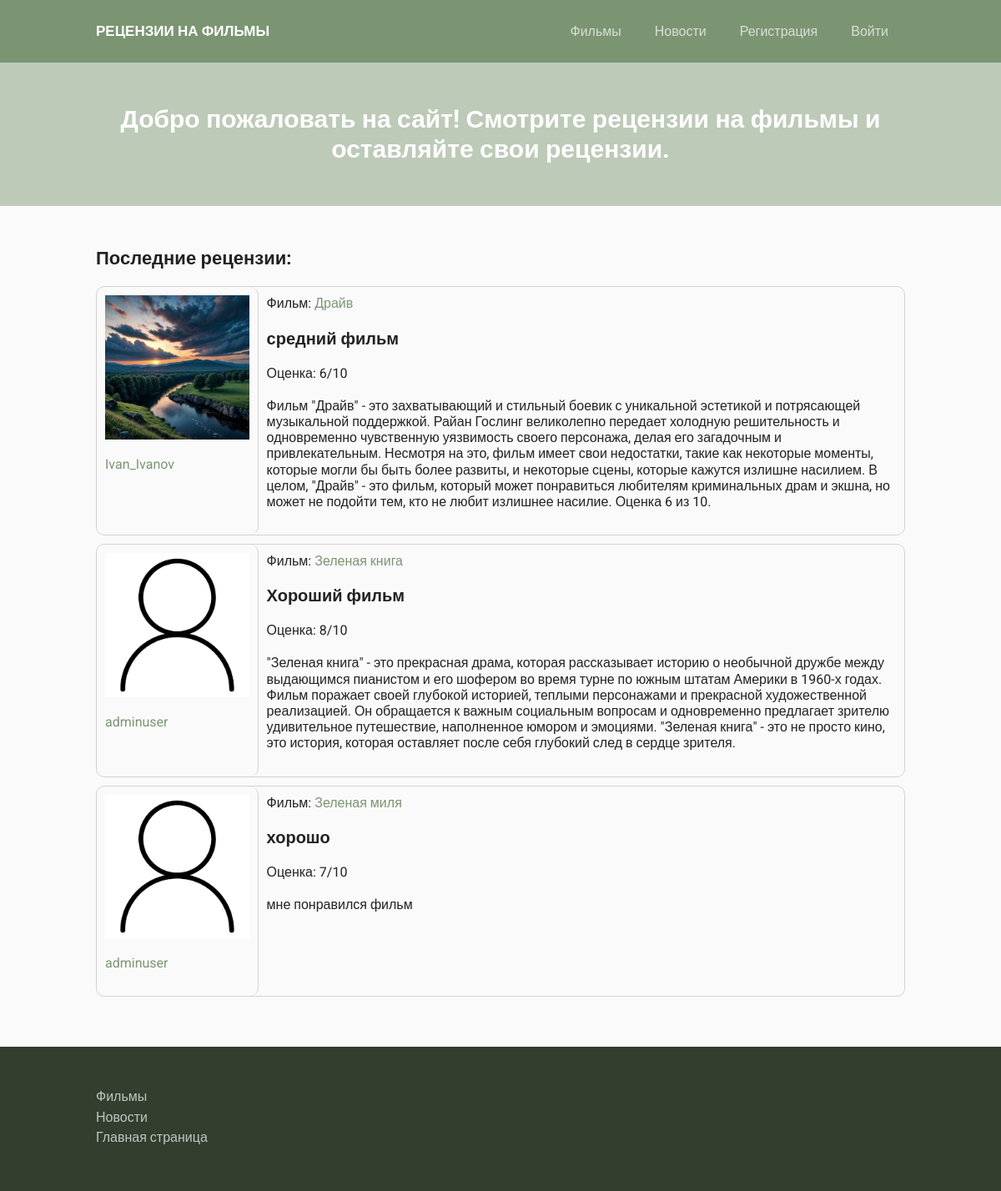
The page / on the database its author committed.
### movieapp/models.py (models this page shows, shortened)
class Profile(models.Model):
    user = models.OneToOneField(User, on_delete=models.CASCADE)
    avatar = models.ImageField(null=True, blank=True, upload_to="photos/%Y/%m/%d/")
    status = models.CharField(verbose_name="User status", null=True, blank=True, max_length=255)
    time_create=models.DateTimeField(auto_now_add=True)
    time_update=models.DateTimeField(auto_now=True)
    is_worker = models.BooleanField(default=False)
    class Meta:
        verbose_name = "Profile"
        verbose_name_plural = "Profiles"

class Review(models.Model):
    FILM_MARKS = [
        ('1', '1'),
        ('2', '2'),
        ('3', '3'),
        ('4', '4'),
        ('5', '5'),
        ('6', '6'),
        ('7', '7'),
        ('8', '8'),
        ('9', '9'),
        ('10', '10'),
    ]
    user = models.ForeignKey(User, on_delete=models.CASCADE)
    Review_title = models.CharField(max_length=255)
    Mark = models.CharField(max_length=2, choices=FILM_MARKS)
    Main_text = models.TextField()
    Moviee=models.ForeignKey(Film, on_delete=models.CASCADE)
    time_create = models.DateTimeField(auto_now_add=True)
    time_update = models.DateTimeField(auto_now=True)
    class Meta:
        verbose_name = "Review"
        verbose_name_plural = "Reviews"

class Film(models.Model):
    film_title = models.CharField(max_length=255)
    user = models.ForeignKey(User, on_delete=models.CASCADE)
    picture = models.ImageField(upload_to="photos/%Y/%m/%d/")
    Year = models.CharField(verbose_name="Production year", max_length=50)
    time_create = models.DateTimeField(auto_now_add=True)
    time_update = models.DateTimeField(auto_now=True)
    genre = models.CharField(max_length=255)
    actors = models.CharField(max_length=255)
    director = models.CharField(max_length=255)
    description = models.TextField()
    users_favorites = models.ManyToManyField(User, related_name = "users_favorites")
    users_viewed = models.ManyToManyField(User, related_name = "users_vieved")
    def __str__(self):
        return self.film_title
    class Meta:
        verbose_name = "Film"
        verbose_name_plural = "Films"

### movieapp/views.py (the view, shortened to what this page needs)
# urls.py: path('',index, name='home' ),
def index(request):
    reviews = Review.objects.all()
    users = User.objects.all()
    reviews_th = Review.objects.all().order_by('-pk')[:3]
    context = {
        'reviews': reviews_th,
        'users': users,
    }
    return render(request,'movieapp/index.html', context)

### movieapp/templates/movieapp/index.html (shortened to what this page needs)
{% extends 'movieapp/base.html' %}
    {% block welcomeblock %}
    <header class="header">
      <div class="container">
        <div class="content">
            {% if welcome %}
                <h1>{{welcome}} Добро пожаловать на сайт! Смотрите рецензии на фильмы и оставляйте свои рецензии.</h1>
            {% else %}
                <h1>Добро пожаловать на сайт! Смотрите рецензии на фильмы и оставляйте свои рецензии.</h1>
            {% endif %}
        </div>
      </div>
    </header>
    {% endblock welcomeblock %}
{% block content %}
<p style="margin-bottom: 20px; font-size: 22px; font-weight: bold">Последние рецензии:</p>
{% for r in reviews %}
    <div class = "review-container">
        <div class = "review-leftphoto">
            {% for u in users %}
                {% if u.id == r.user_id %}
                    {% if u.profile.avatar %}
                        <p style="margin-bottom: 20px"><img class = "imagereview" src="{{u.profile.avatar.url}}"></p>
                    {%else%}
                        <p style="margin-bottom: 20px"><img class = "imagereview" src="https://iupac.org/wp-content/uploads/2018/05/default-avatar.png"></p>
                    {% endif %}
                    <p style="word-wrap: break-word; margin-bottom: 20px"><a class="button_href" href="{% url 'show_profile' u.id %}">{{u.username}}</a></p>
                {% endif %}
            {% endfor %}
        </div>
        <div class ="review-righttext">
            <p style="margin-bottom: 20px">Фильм: <a class ="button_href" href="{% url 'film' r.Moviee_id %}">{{r.Moviee}}</a></p>
            <p style="margin-bottom: 20px; font-size: 20px; font-weight: bold">{{r.Review_title}}</p>
            <p style="margin-bottom: 20px">Оценка: {{r.Mark}}/10</p>
            <div class="main_text_div">
            <p>{{r.Main_text|linebreaks}}</p>
            </div>
        </div>
    </div>
{% endfor %}
{% endblock content %}

### movieapp/templates/movieapp/base.html (shortened to what this page needs)
<!DOCTYPE html>
{% load static %}
<html>
  <head>
    <link type="text/css" rel="stylesheet" href="{% static 'movieapp/css/reset.css' %}" />
    <link type="text/css" rel="stylesheet" href="{% static 'movieapp/css/style.css' %}"/>
  </head>
  <body>
    <nav class="navbar">
      <div class="container">
        <div class="navbar__wrap">
          <a href="{% url 'home' %}" class="logo" id="logo">РЕЦЕНЗИИ НА ФИЛЬМЫ</a>
          <ul class="menu" id="menu">
            <li><a href="{% url 'films' %}">Фильмы</a></li>
            <li><a href="{% url 'news' %}">Новости</a></li>
            {% if request.user.is_authenticated %}
            <li><a href="{% url 'show_profile' 'my' %}">{{request.user.username}}</a></li>
            <li><a href="{% url 'logout' %}">Выйти</a></li>
            {% else %}
            <li><a href="{% url 'register' %}">Регистрация</a></li>
            <li><a href="{% url 'login' %}">Войти</a></li>
            {% endif %}
          </ul>
        </div>
      </div>
    </nav>
    {% block welcomeblock %}
    {% endblock welcomeblock %}
    <main class="main">
      <div class="container">
        <div class="content" id="mainContent">
          {% block content %}
          {% endblock content %}
        </div>
      </div>
    </main>
    <footer class="footer">
      <div class="container">
        <div class="content">
            <li class="footer_content"><a href="{% url 'films' %}" class="footer_content">Фильмы</a></li>
            <li class="footer_content"><a href="{% url 'news' %}" class="footer_content">Новости</a></li>
            <li class="footer_content"><a href="{% url 'home' %}" class="footer_content">Главная страница</a></li>
        </div>
      </div>
    </footer>
  </body>
</html>

### movieapp/static/movieapp/css/style.css (style rules this page uses)
html { box-sizing: border-box; height: 100%; }
*, *::after, *::before { box-sizing: inherit; }
body { display: flex; flex-direction: column; font-family: "Roboto", sans-serif; font-size: 16px; line-height: 1.2; height: 100%; }
.container { width: 100%; max-width: 1000px; margin: 0 auto; height: 100%; padding: 0 15px; }
.header { flex: 0 0 auto; background-color: #bdcab8; margin-top: 75px; }
.header h1 { text-align: center; color: #fff; font-size: 30px; font-weight: bold; }
.main { background-color: #fafafa; flex: 1 0 auto; }
.footer { background-color: #333E2F; flex: 0 0 auto; }
.footer_content { text-decoration: none; color: rgba(255, 255, 255, 0.7); list-style-type: none; margin-bottom: 5px; }
.content { padding: 50px 0; }
p { margin-bottom: 40px; }
img { max-width: 100%; height: auto; margin-bottom: 40px; }
.footer .content { color: #ffffff; }
.navbar { position: fixed; left: 0; top: 0; width: 100%; height: 75px; background: #7b9572; }
.navbar__wrap { display: flex; justify-content: space-between; height: 100%; }
.logo { text-decoration: none; color: #fff; font-size: 17px; font-weight: bold; text-transform: uppercase; display: flex; align-items: center; }
.menu > li > a { text-decoration: none; }
.navbar__wrap .menu { display: flex; }
.navbar__wrap .menu > li { display: flex; align-items: stretch; }
.navbar__wrap .menu > li > a { display: flex; align-items: center; padding: 0 20px; color: rgba(255, 255, 255, 0.7); }
.review-container { display: flex; align-items: stretch; border: 1px solid lightgray; margin-bottom: 10px; border-radius: 10px; }
.review-leftphoto { border-right: 1px solid lightgray; border-radius: 10px; width: 20%; padding: 10px 10px 10px 10px; }
.review-righttext { width: 80%; padding: 10px 10px 10px 10px; }
.imagereview { margin-bottom: 0px; height: auto; }
.button_href { text-decoration:none; color: #7b9572; }
.main_text_div > p { margin-bottom: 20px; }

### rows shown on the page
Review: Moviee "Драйв", Review_title "средний фильм", Mark "6", Main_text "Фильм \"Драйв\" - это захватывающий и стильный боевик с уникальной эстетикой и потрясающей музыкальной поддержкой. Райан Гослинг великолепно передает холодную решительность и одновременно чувственную уязвимость своего персонажа, делая его загадочным и привлекательным. Несмотря на это, фильм имеет свои недостатки, такие как некоторые моменты, которые могли бы быть более развиты, и некоторые сцены, которые кажутся излишне насилием. В целом, \"Драйв\" - это фильм, который может понравиться любителям криминальных драм и экшна, но может не подойти тем, кто не любит излишнее насилие. Оценка 6 из 10."
Review: Moviee "Зеленая книга", Review_title "Хороший фильм", Mark "8", Main_text "\"Зеленая книга\" - это прекрасная драма, которая рассказывает историю о необычной дружбе между выдающимся пианистом и его шофером во время турне по южным штатам Америки в 1960-х годах. Фильм поражает своей глубокой историей, теплыми персонажами и прекрасной художественной реализацией. Он обращается к важным социальным вопросам и одновременно предлагает зрителю удивительное путешествие, наполненное юмором и эмоциями. \"Зеленая книга\" - это не просто кино, это история, которая оставляет после себя глубокий след в сердце зрителя."
Review: Moviee "Зеленая миля", Review_title "хорошо", Mark "7", Main_text "мне понравился фильм"

### other values the page prints
{{ u.username }} "Ivan_Ivanov"
{{ u.username }} "adminuser"
